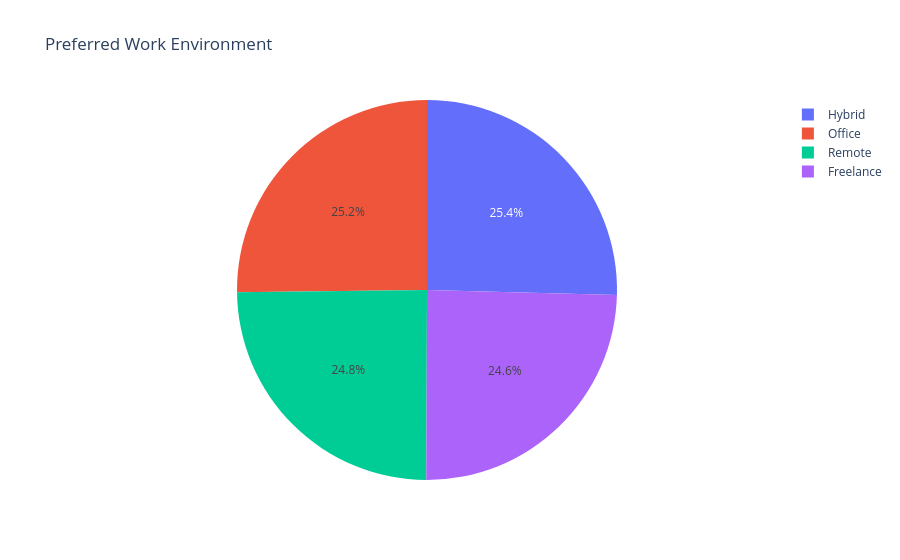

Notebook source saved alongside this figure:
### Code cell
# Work preference distribution
work_env = info['PreferredWorkEnvironment'].value_counts()
graph_3 = px.pie(work_env, values=work_env.values, names=work_env.index, title='Preferred Work Environment')
graph_3.show()

### Figure 1 — Plotly figure (JSON) as saved in the notebook; plotly's stock layout.template omitted (floating-point values rounded to 4 significant figures)
{"data": [{"domain": {"x": [0, 1], "y": [0, 1]}, "hovertemplate": "label=%{label}<br>value=%{value}<extra></extra>", "labels": ["Hybrid", "Office", "Remote", "Freelance"], "legendgroup": "", "name": "", "showlegend": true, "type": "pie", "values": [1271, 1259, 1238, 1232]}], "layout": {"legend": {"tracegroupgap": 0}, "title": {"text": "Preferred Work Environment"}}}
